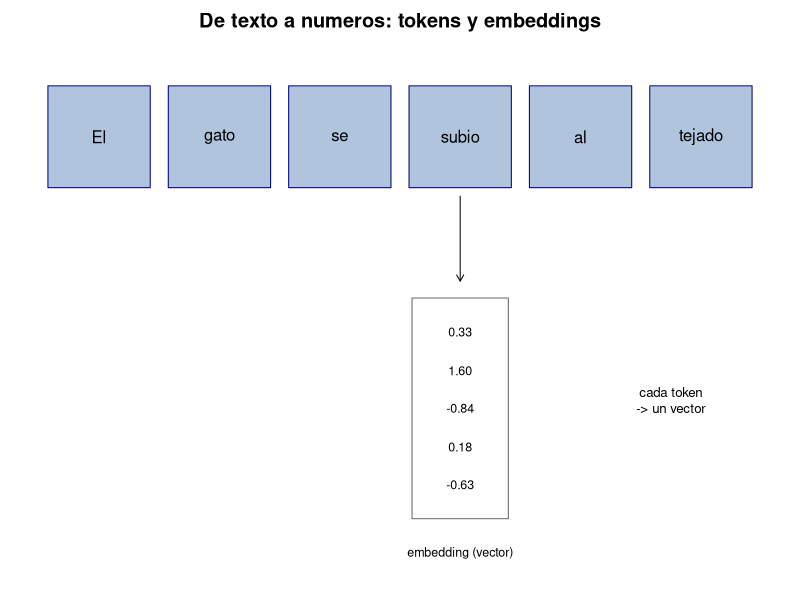
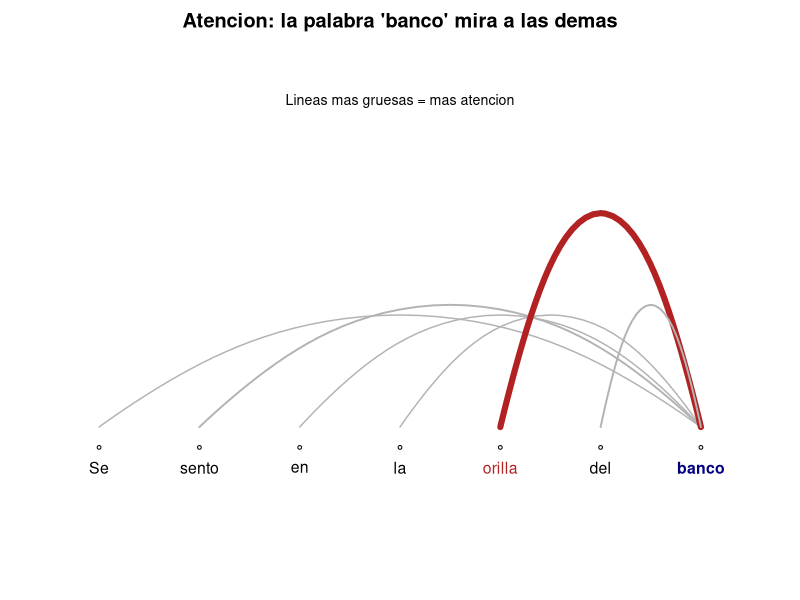
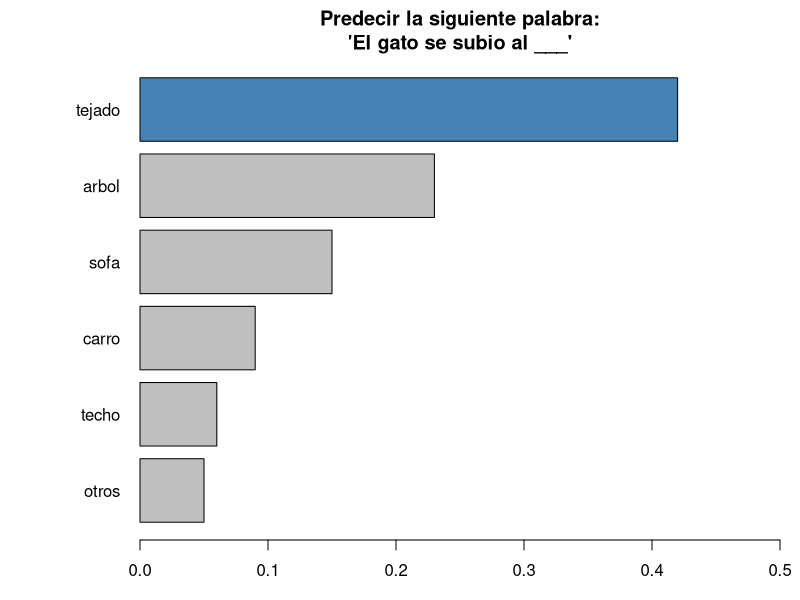
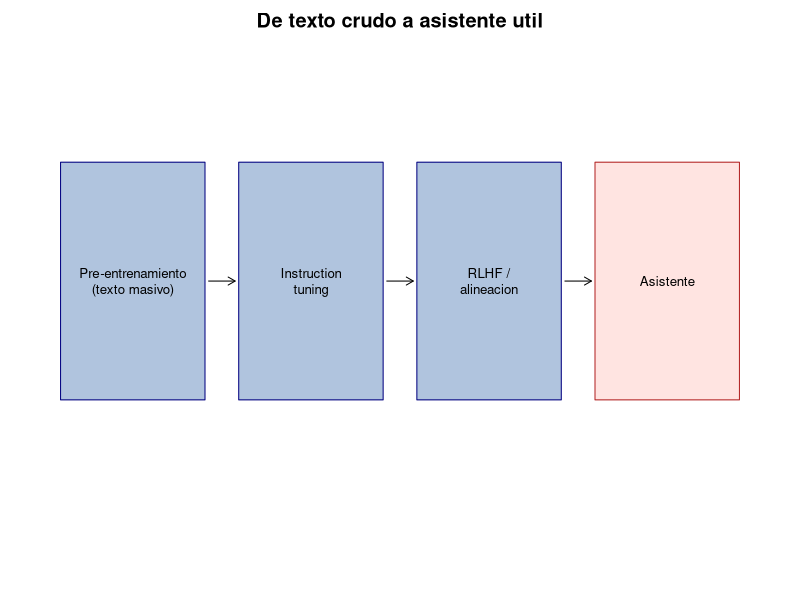
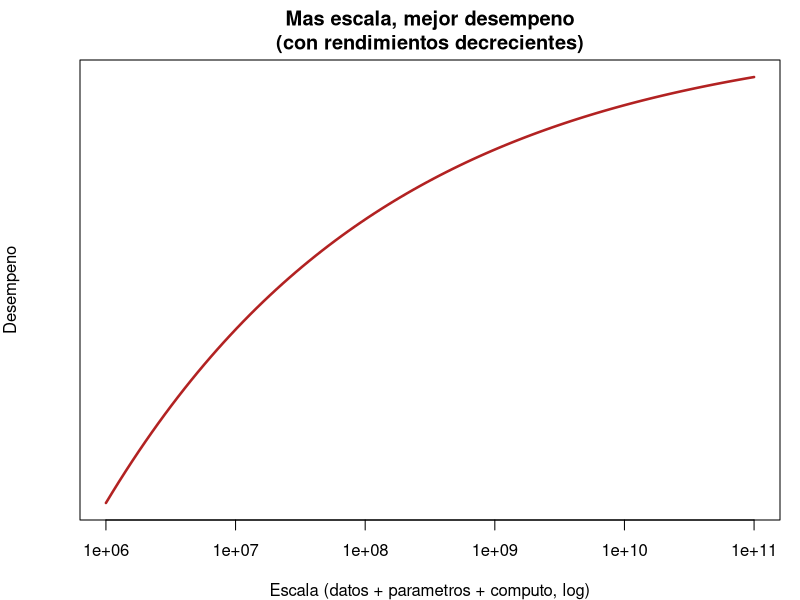

Reproduce these figures in R, in order.
# Figuras ilustrativas para el apendice de Large Language Models.
# Solo R base. Etiquetas ASCII (compatibilidad latin1 del deck).

img <- "/Users/jorgegallego/Library/CloudStorage/Dropbox/documents/Machine Learning/Javeriana 2026/Contenido 2026/Curso 2026/Apendices/Large Language Models/img"
fp <- function(n) file.path(img, n)

## ---------- fig_tokens: texto -> tokens -> embedding ----------
pdf(fp("fig_tokens.pdf"), width = 8, height = 3.4)
par(mar = c(0.5, 0.5, 2, 0.5))
plot(1, type = "n", xlim = c(0, 12), ylim = c(0, 6), axes = FALSE, xlab = "", ylab = "",
     main = "De texto a numeros: tokens y embeddings")
toks <- c("El", "gato", "se", "subio", "al", "tejado")
n <- length(toks); xw <- 12 / n
for (i in 1:n) {
  rect((i - 1) * xw + 0.15, 4.5, i * xw - 0.15, 5.7, col = "lightsteelblue", border = "navy")
  text((i - 0.5) * xw, 5.1, toks[i], cex = 1.0)
}
# de "subio" (token 4) a un vector
cx <- (4 - 0.5) * xw
arrows(cx, 4.4, cx, 3.4, length = 0.07)
set.seed(1); v <- sprintf("%.2f", rnorm(5))
rect(cx - 0.8, 0.6, cx + 0.8, 3.2, border = "grey40")
text(cx, seq(1.0, 2.8, length = 5), v, cex = 0.75)
text(cx, 0.2, "embedding (vector)", cex = 0.75)
text(10.5, 2, "cada token\n-> un vector", cex = 0.8)
dev.off()

## ---------- fig_attention: atencion sobre la frase ----------
pdf(fp("fig_attention.pdf"), width = 8, height = 3.6)
par(mar = c(0.5, 0.5, 2, 0.5))
plot(1, type = "n", xlim = c(0, 12), ylim = c(0, 5), axes = FALSE, xlab = "", ylab = "",
     main = "Atencion: la palabra 'banco' mira a las demas")
w <- c("Se", "sento", "en", "la", "orilla", "del", "banco")
n <- length(w); xs <- seq(1, 11, length = n)
pesos <- c(0.05, 0.10, 0.05, 0.05, 0.55, 0.10, NA)  # 'orilla' recibe mas atencion
src <- n  # 'banco'
for (i in 1:(n - 1)) {
  lwd <- 1 + 9 * pesos[i]
  xspline(c(xs[src], (xs[src] + xs[i]) / 2, xs[i]), c(1.4, 2.4 + 2 * pesos[i], 1.4),
          shape = -1, lwd = lwd, border = ifelse(i == 5, "firebrick", "grey70"))
}
points(xs, rep(1.2, n), pch = 21, bg = "white", cex = 0.5)
for (i in 1:n) text(xs[i], 1.0, w[i], cex = 0.95,
                    col = ifelse(i == src, "navy", ifelse(i == 5, "firebrick", "black")),
                    font = ifelse(i == src, 2, 1))
text(6, 4.6, "Lineas mas gruesas = mas atencion", cex = 0.85)
dev.off()

## ---------- fig_nexttoken: predecir la siguiente palabra ----------
pdf(fp("fig_nexttoken.pdf"), width = 7.5, height = 4.2)
par(mar = c(3, 7, 3, 1))
probs <- c(tejado = 0.42, arbol = 0.23, sofa = 0.15, carro = 0.09, techo = 0.06, otros = 0.05)
barplot(rev(probs), horiz = TRUE, las = 1, col = c(rep("grey75", 5), "steelblue"),
        xlim = c(0, 0.5), xlab = "Probabilidad",
        main = "Predecir la siguiente palabra:\n'El gato se subio al ___'")
dev.off()

## ---------- fig_pipeline: de modelo base a asistente ----------
pdf(fp("fig_pipeline.pdf"), width = 9, height = 2.6)
par(mar = c(0.5, 0.5, 2, 0.5))
plot(1, type = "n", xlim = c(0, 10), ylim = c(0, 3), axes = FALSE, xlab = "", ylab = "",
     main = "De texto crudo a asistente util")
labs <- c("Pre-entrenamiento\n(texto masivo)", "Instruction\ntuning", "RLHF /\nalineacion", "Asistente")
cols <- c("lightsteelblue", "lightsteelblue", "lightsteelblue", "mistyrose")
cx <- seq(1.3, 8.7, length = 4)
for (i in 1:4) {
  rect(cx[i] - 1.0, 1.0, cx[i] + 1.0, 2.4, col = cols[i],
       border = ifelse(i == 4, "firebrick", "navy"))
  text(cx[i], 1.7, labs[i], cex = 0.8)
  if (i < 4) arrows(cx[i] + 1.05, 1.7, cx[i + 1] - 1.05, 1.7, length = 0.08)
}
dev.off()

## ---------- fig_scaling: mas escala, mejor desempeno ----------
pdf(fp("fig_scaling.pdf"), width = 6.6, height = 4.2)
par(mar = c(4, 4, 3, 1))
x <- 10^seq(6, 11, length = 100)
y <- 0.95 - 0.55 * exp(-(log10(x) - 6) / 2.2)
plot(x, y, type = "l", lwd = 2.5, col = "firebrick", log = "x",
     xlab = "Escala (datos + parametros + computo, log)",
     ylab = "Desempeno", yaxt = "n",
     main = "Mas escala, mejor desempeno\n(con rendimientos decrecientes)")
dev.off()

cat("Figuras LLM generadas OK\n")
